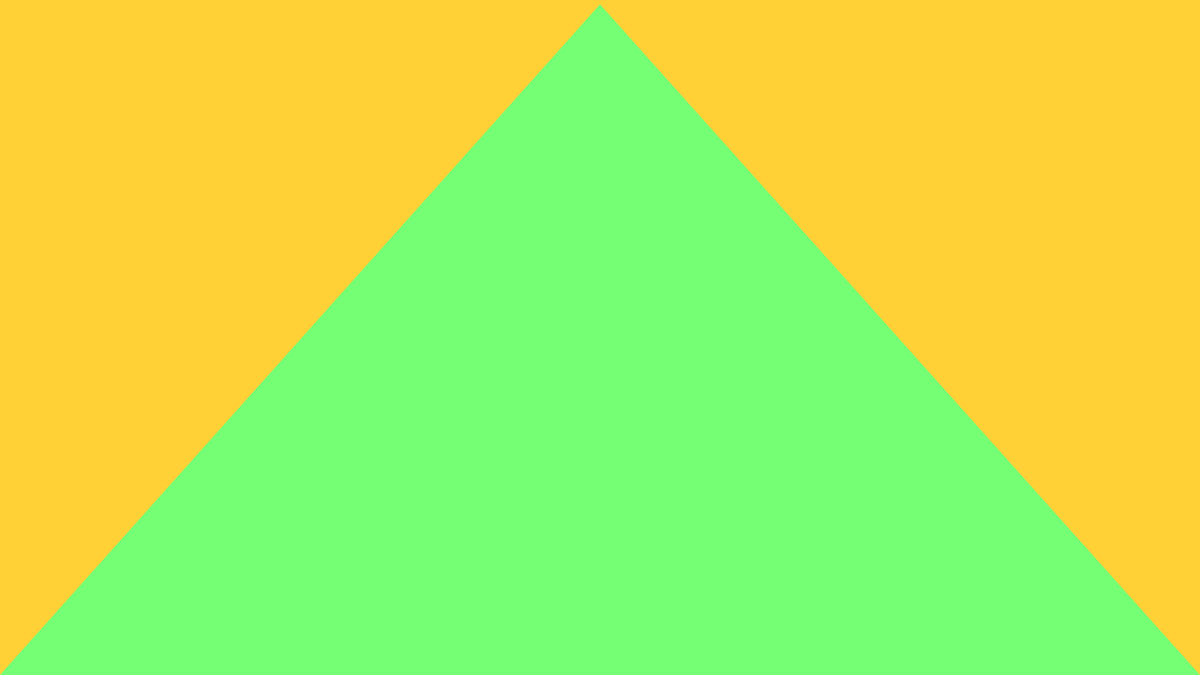
Frame 1 (no input)
Frame 60 (the mouse pressed at the canvas centre just before this capture): identical to frame 1, image omitted
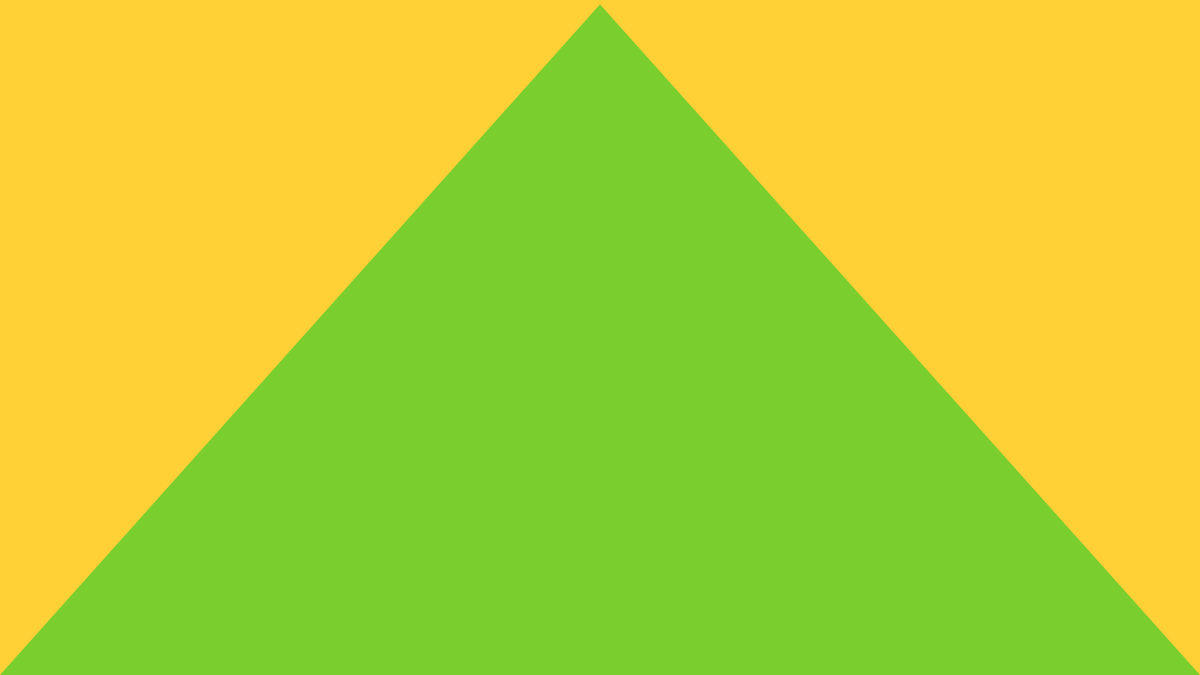
Frame 120 (the mouse held since frame 60 and released just before this capture)

The Processing sketch that drew these frames (run headless with seeded random() and noise(); from frame 60 on, the mouse is pressed at the canvas centre):

// Processing sketch: hw91917_swarga
// ── hw91917_swarga.pde
//bizarre triangle
//by sam warga

float bkr = 255;
float bkg = 209;
float bkb = 54;

float filloner = 116;
float filloneg = 255; 
float filloneb = 116;

float fillrandr;
float fillrandg;
float fillrandb;


void setup() {
  
 size(1920,1080);
 frameRate(10);
 
}


void draw() {
  
  background(bkr, bkg, bkb);
  noStroke();
 
 if (mousePressed) {
  fill(fillrandr, fillrandg, fillrandb);
  triangle(width/2,height/150,width,height,0,height);
 } else {
  fill(filloner, filloneg, filloneb); 
  triangle(width/2,height/150,width,height,0,height);
 }
 
 if (keyPressed == true) {
   
     background(fillrandr, fillrandg, fillrandb);
   
 }
     
   
 fillrandr = random(0,150);
 fillrandg = random(255);
 fillrandb = random(255);
 
 
 

}
